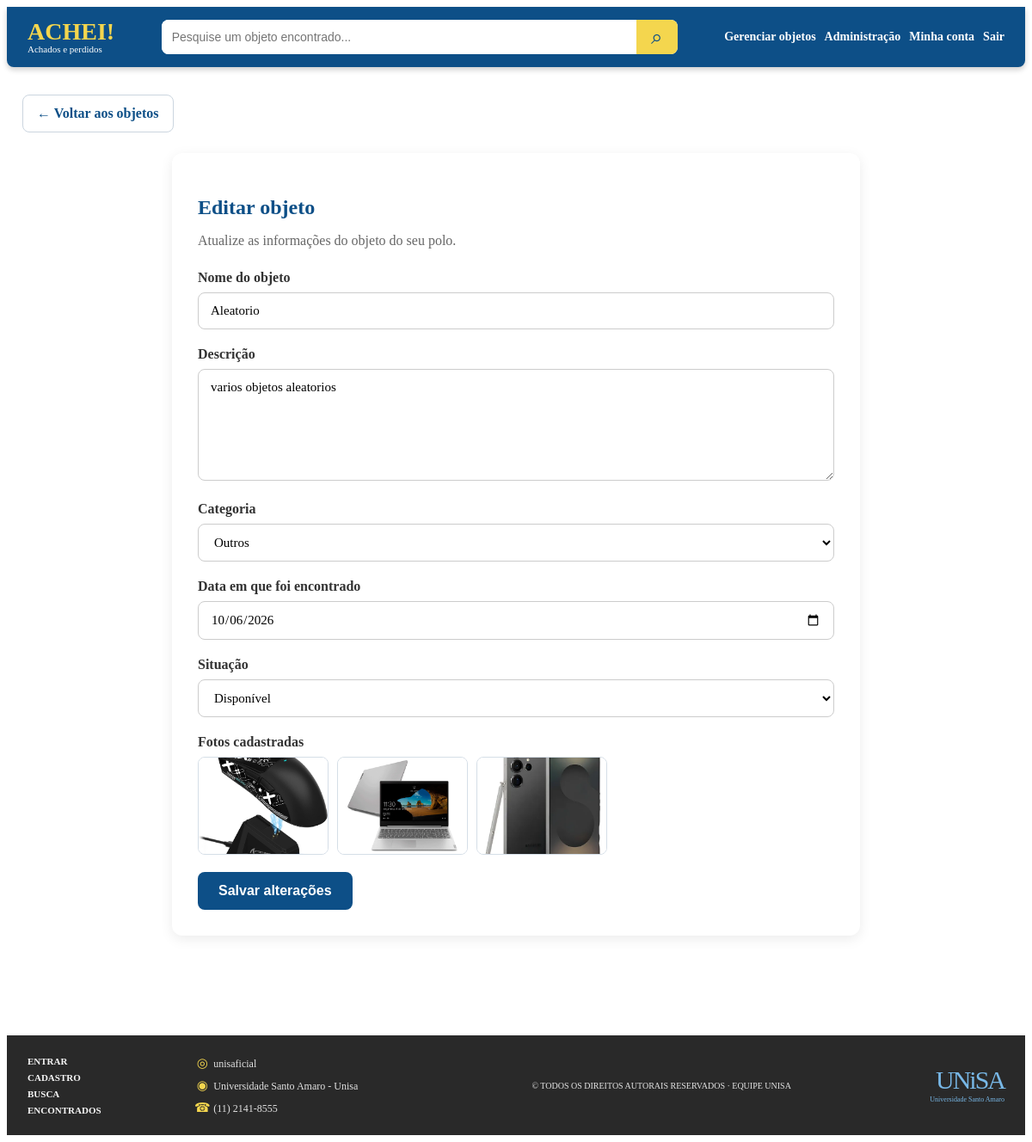
/editar_objeto.php?id=6 (signed in), run on the app's committed database.
### tables this page shows
CREATE TABLE `objetos` (
  `id` int(11) NOT NULL,
  `usuario_id` int(11) NOT NULL,
  `polo_id` int(11) NOT NULL,
  `titulo` varchar(100) NOT NULL,
  `descricao` text NOT NULL,
  `categoria` varchar(50) NOT NULL,
  `data_ocorrencia` date NOT NULL,
  `imagem` varchar(255) DEFAULT NULL,
  `status` enum('disponivel','retirado') NOT NULL DEFAULT 'disponivel',
  `criado_em` timestamp NOT NULL DEFAULT current_timestamp()
);

CREATE TABLE `fotos_objetos` (
  `id` int(11) NOT NULL,
  `objeto_id` int(11) NOT NULL,
  `foto_numero` tinyint(4) NOT NULL,
  `caminho` varchar(255) NOT NULL,
  `criado_em` timestamp NOT NULL DEFAULT current_timestamp()
);

### editar_objeto.php (the view, shortened to what this page needs)
<?php
require_once __DIR__ . "/config/conexao.php";
$objetoId = filter_input(INPUT_GET, "id", FILTER_VALIDATE_INT);
$usuarioEhAdmin = ($_SESSION["perfil"] ?? null) === "admin";
$poloId = (int) ($_SESSION["polo_id"] ?? 0);
if ($usuarioEhAdmin) {
    $stmt = $pdo->prepare("SELECT id, titulo, descricao, categoria, data_ocorrencia, status FROM objetos WHERE id = :id LIMIT 1");
    $stmt->execute([":id" => $objetoId]);
} else {
    $stmt = $pdo->prepare("SELECT id, titulo, descricao, categoria, data_ocorrencia, status FROM objetos WHERE id = :id AND polo_id = :polo_id LIMIT 1");
    $stmt->execute([":id" => $objetoId, ":polo_id" => $poloId]);
}
$objeto = $stmt->fetch();
$stmtFotos = $pdo->prepare("SELECT caminho FROM fotos_objetos WHERE objeto_id = :id ORDER BY foto_numero");
$stmtFotos->execute([":id" => $objetoId]);
$fotos = $stmtFotos->fetchAll();
$categorias = ["Acessórios", "Documentos", "Eletrônicos", "Material escolar", "Roupas", "Outros"];
?>
<!DOCTYPE html>
<html lang="pt-BR">
<head>
    <link rel="stylesheet" href="assets/css/style.css">
    <link rel="stylesheet" href="assets/css/cadastro-objeto.css">
    <link rel="stylesheet" href="assets/css/gerenciar-objetos.css">
</head>
<body class="pagina-com-rodape">
<?php include __DIR__ . "/includes/menu.php"; ?>
<main class="editar-objeto-pagina">
    <a class="gerenciar-link-voltar" href="gerenciar_objetos.php">&larr; Voltar aos objetos</a>
    <section class="formulario-objeto">
        <h1>Editar objeto</h1>
        <p>Atualize as informações do objeto do seu polo.</p>
        <form action="actions/atualizar_objeto.php" method="POST">
            <div class="campo">
                <label for="titulo">Nome do objeto</label>
                <input type="text" id="titulo" name="titulo" maxlength="100" value="<?= htmlspecialchars($objeto["titulo"], ENT_QUOTES, "UTF-8") ?>" required>
            </div>
            <div class="campo">
                <label for="descricao">Descrição</label>
                <textarea id="descricao" name="descricao" rows="4" required><?= htmlspecialchars($objeto["descricao"], ENT_QUOTES, "UTF-8") ?></textarea>
            </div>
            <div class="campo">
                <label for="categoria">Categoria</label>
                <select id="categoria" name="categoria" required>
                    <?php foreach ($categorias as $categoria): ?>
                        <option value="<?= htmlspecialchars($categoria, ENT_QUOTES, "UTF-8") ?>" <?= $objeto["categoria"] === $categoria ? "selected" : "" ?>><?= htmlspecialchars($categoria, ENT_QUOTES, "UTF-8") ?></option>
                    <?php endforeach; ?>
                </select>
            </div>
            <div class="campo">
                <label for="data_ocorrencia">Data em que foi encontrado</label>
                <input type="date" id="data_ocorrencia" name="data_ocorrencia" value="<?= htmlspecialchars($objeto["data_ocorrencia"], ENT_QUOTES, "UTF-8") ?>" required>
            </div>
            <div class="campo">
                <label for="status">Situação</label>
                <select id="status" name="status" required>
                    <option value="disponivel" <?= $objeto["status"] === "disponivel" ? "selected" : "" ?>>Disponível</option>
                </select>
            </div>
            <?php if ($fotos): ?>
                <div class="campo">
                    <span class="editar-fotos-titulo">Fotos cadastradas</span>
                    <div class="editar-fotos-lista">
                        <?php foreach ($fotos as $indice => $foto): ?>
                            <img src="<?= htmlspecialchars($foto["caminho"], ENT_QUOTES, "UTF-8") ?>" alt="Foto <?= $indice + 1 ?> de <?= htmlspecialchars($objeto["titulo"], ENT_QUOTES, "UTF-8") ?>" loading="lazy">
                        <?php endforeach; ?>
                    </div>
                </div>
            <?php endif; ?>
            <button type="submit" class="botao-principal">Salvar alterações</button>
        </form>
    </section>
</main>
<?php include __DIR__ . "/includes/rodape.php"; ?>
</body>
</html>

### assets/css/style.css (style rules this page uses)
body.pagina-com-rodape { display: flex; flex-direction: column; min-height: calc(100vh - 16px); }
body.pagina-com-rodape > main { flex: 1 0 auto; }

### assets/css/cadastro-objeto.css (style rules this page uses)
.formulario-objeto { max-width: 800px; margin: 40px auto; padding: 30px; box-sizing: border-box; background-color: #ffffff; border-radius: 12px; box-shadow: 0 4px 15px rgba(0, 0, 0, 0.08); }
.formulario-objeto h1 { color: #0D4F87; margin-bottom: 10px; }
.formulario-objeto p { color: #666666; margin-bottom: 25px; }
.formulario-objeto .campo { margin-bottom: 20px; }
.formulario-objeto label { display: block; margin-bottom: 8px; color: #333333; font-weight: 600; }
.formulario-objeto input, .formulario-objeto select, .formulario-objeto textarea { width: 100%; padding: 12px 14px; border: 1px solid #cccccc; border-radius: 8px; font-size: 15px; font-family: inherit; box-sizing: border-box; background-color: #ffffff; }
.formulario-objeto textarea { min-height: 130px; resize: vertical; }
.formulario-objeto .botao-principal { display: inline-block; padding: 13px 24px; background-color: #0D4F87; color: #ffffff; border: none; border-radius: 8px; font-size: 16px; font-weight: 600; cursor: pointer; transition: background-color 0.2s ease; }

### assets/css/gerenciar-objetos.css (style rules this page uses)
.gerenciar-objetos-pagina, .editar-objeto-pagina { width: calc(100% - 36px); max-width: 1200px; min-height: 560px; margin: 0 auto; padding: 32px 0 48px; box-sizing: border-box; }
.gerenciar-voltar-cadastro, .gerenciar-link-voltar { display: inline-flex; min-height: 44px; align-items: center; justify-content: center; padding: 0 16px; border: 0; border-radius: 8px; background: #0d4f87; color: #fff; font-weight: 700; text-decoration: none; box-sizing: border-box; }
.gerenciar-link-voltar { margin-bottom: 8px; border: 1px solid #cbd5df; background: #fff; color: #0d4f87; }
.editar-objeto-pagina .formulario-objeto { margin-top: 16px; }
.editar-fotos-titulo { display: block; margin-bottom: 8px; color: #333; font-weight: 600; }
.editar-fotos-lista { display: flex; flex-wrap: wrap; gap: 10px; }
.editar-fotos-lista img { width: min(100%, 150px); aspect-ratio: 4 / 3; object-fit: cover; border: 1px solid #d5dee7; border-radius: 8px; }

### data on the page
objetos: titulo "Aleatorio", descricao "varios objetos aleatorios", categoria "Outros", data_ocorrencia "10/06/2026", status "Disponível"
fotos_objetos: caminho (picture)
fotos_objetos: caminho (picture)
fotos_objetos: caminho (picture)
